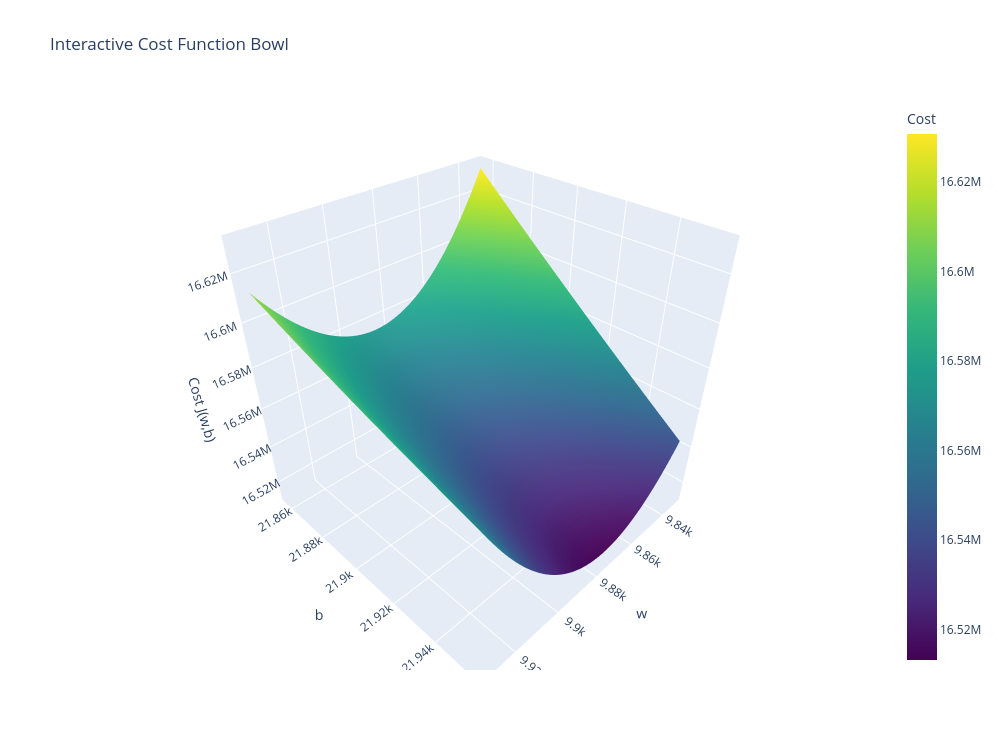

This figure's notebook cell:
### Code cell
import plotly.graph_objects as go

fig = go.Figure(data=[
    go.Surface(
        x=W,
        y=B,
        z=J,
        colorscale="Viridis",
        colorbar=dict(title="Cost")
    )
])

fig.update_layout(
    title="Interactive Cost Function Bowl",
    scene=dict(
        xaxis_title="w",
        yaxis_title="b",
        zaxis_title="Cost J(w,b)"
    ),
    width=1000,
    height=750
)

fig.show()

### Figure 1 — Plotly figure (JSON) as saved in the notebook; plotly's stock layout.template omitted (floating-point values rounded to 4 significant figures; data arrays with more than 128 entries replaced by an {"elided": "..."} marker saying what was removed)
{"data": [{"colorbar": {"title": {"text": "Cost"}}, "colorscale": [[0, "#440154"], [0.1111, "#482878"], [0.2222, "#3e4989"], [0.3333, "#31688e"], [0.4444, "#26828e"], [0.5556, "#1f9e89"], [0.6667, "#35b779"], [0.7778, "#6ece58"], [0.8889, "#b5de2b"], [1, "#fde725"]], "type": "surface", "x": {"elided": "100x100 float values"}, "y": {"elided": "100x100 float values"}, "z": {"elided": "100x100 float values"}}], "layout": {"height": 750, "scene": {"xaxis": {"title": {"text": "w"}}, "yaxis": {"title": {"text": "b"}}, "zaxis": {"title": {"text": "Cost J(w,b)"}}}, "title": {"text": "Interactive Cost Function Bowl"}, "width": 1000}}
